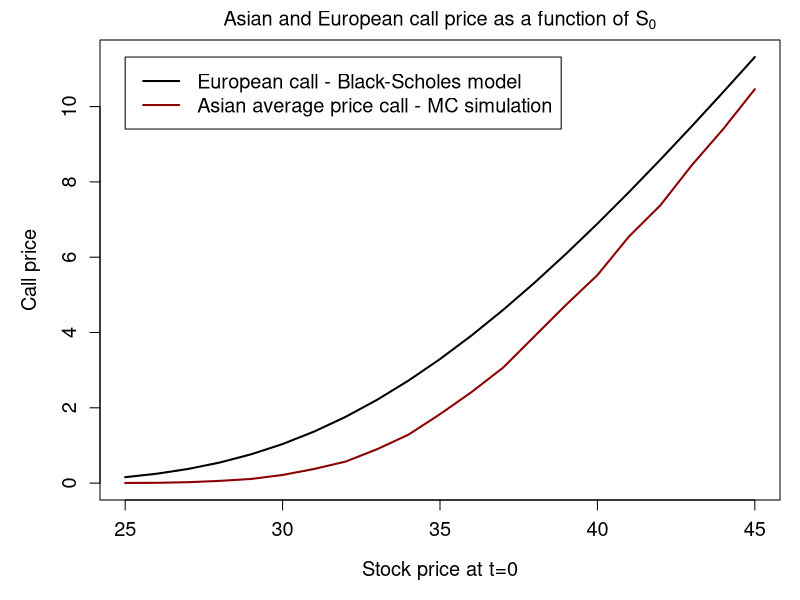

The R script that drew this image:
# clear variables and close windows
rm(list = ls(all = TRUE))
graphics.off()

# settings
s0min  = 25    # range for current stock price    
s0max  = 45
s0step = 1    
    
k      = 35    # strike price
tau    = 1     # time to maturity in years
n.t    = 252   # number of time steps (used for stock simulation and averaging)
r      = 0.03  # annual interest rate
sigma  = 0.2   # volatility
n.mc   = 10^4  # number MC samples

# function for simulating stock price by geometric brownian motion
MCPath = function(s0, tau, n.t, r, sigma) {
    dt = tau/n.t
    t  = seq(0, tau, by = dt)
    st = s0 * exp((r - sigma^2/2) * t + sigma * sqrt(dt) * c(0, cumsum(rnorm(n.t))))
    return(st)
}

# function for calculating MC estimate of asian call price
MCAsian = function(s0, k, tau, n.t, r, sigma, n.mc) {
    v.sum = 0
    for (i in 1:n.mc) {
        st    = MCPath(s0, tau, n.t, r, sigma)
        s.avg = sum(st)/length(st)                  # arithmetic average
        v     = exp(-r * tau) * pmax(0, s.avg - k)  # discounted payoff (average price)
        v.sum = v.sum + v                           # sum for MC estimate
    }
    v.mc = v.sum/n.mc  # MC estimate
    return(v.mc)
}

# function for calculating the Black-Scholes price of European call
BSEuropCall = function(s0, k, tau, r, sigma) {
    d1 = (log(s0/k) + (r + (sigma^2/2)) * tau)/(sigma * sqrt(tau))
    d2 = d1 - (sigma * sqrt(tau))
    c  = s0 * pnorm(d1) - k * exp(-r * tau) * pnorm(d2)
    return(c)
}

# main

s0        = seq(s0min, s0max, by = s0step)
AsianCall = rep(0, length(s0))
EuropCall = rep(0, length(s0))

# calculate European and Asian call prices for several stock prices s0
for (i in 1:length(s0)) {
    AsianCall[i] = MCAsian(s0[i], k, tau, n.t, r, sigma, n.mc)
    EuropCall[i] = BSEuropCall(s0[i], k, tau, r, sigma)
    cat("\rprogress: ", round(i/length(s0)*100),"%")  # progress information
}

#pdf("AsianVsEuropCall.pdf", width = 8, height = 5)
par(mar = c(5, 5, 2, 1))
plot(s0, AsianCall, type = "l", lwd = 2, col = "darkred", 
     main = expression("Asian and European call price as a function of " * "S"["0"]),
     ylim = c(min(AsianCall, EuropCall), max(AsianCall, EuropCall)), 
     xlab = "Stock price at t=0", ylab = "Call price", 
     cex.lab = 1.2, cex.axis = 1.2, cex.main = 1.2, cex.sub = 1.2)
lines(s0, EuropCall, type = "l", lwd = 2, lty = 1, col = "black")
legend(min(s0), max(EuropCall), lwd = 2, lty = c(1, 1), cex = 1.2, col = c("black", "darkred"),
       legend = c("European call - Black-Scholes model ", "Asian average price call - MC simulation"))
#dev.off()
